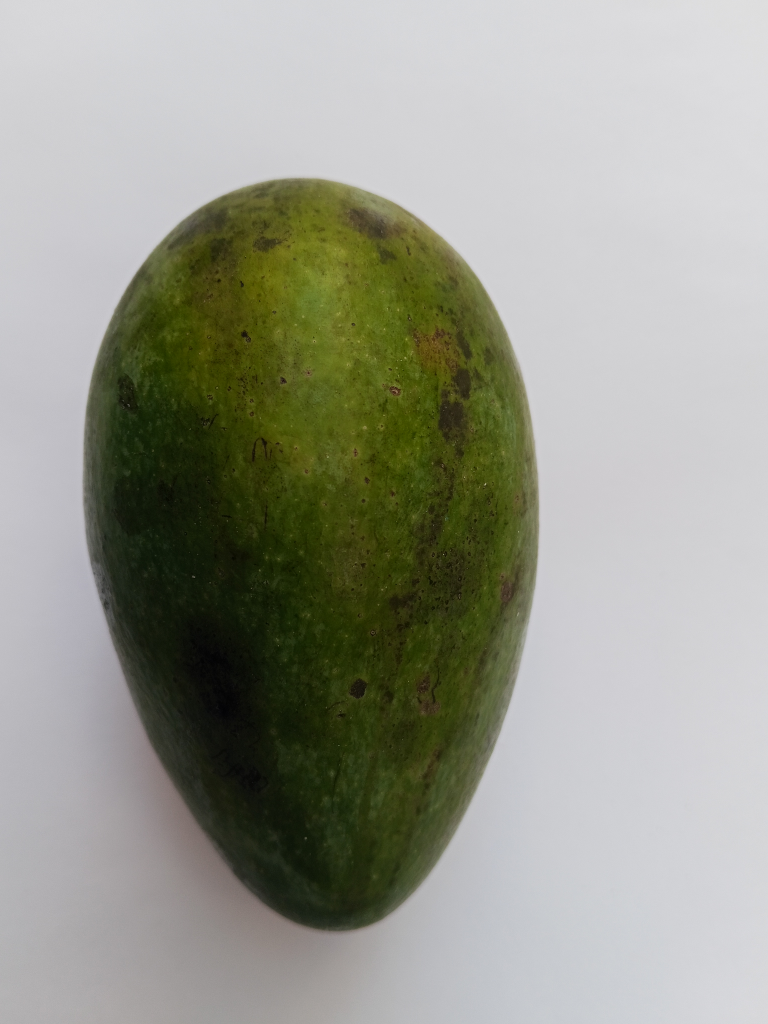
#> input picture deteksimangga/leaf_identifier/dataset/matang/matang (1).jpg, 3072 x 4096 px (shown at 1/4 size); the run also reads 1 picture not shown here
$ python comparison_demo.py
#> lines starting #> are read from the running program, lines starting #| are printed output that depends on the picture; after the words box and inside, x2 and y2 are one past the last pixel; in counts of white or black regions, pixels touching at a corner belong together
### deteksimangga/leaf_identifier/image_processor.py
"""
Image Processor Module
Modul untuk memproses gambar mangga: resize, segmentasi K-Means,
ekstraksi RGB, dan ekstraksi HSV dengan masking untuk isolasi area buah
"""

import cv2
import numpy as np
from sklearn.cluster import KMeans


# [17 lines left out: function load_image, not called in this run]


def create_kmeans_mask(image, k=2):
    """
    Membuat mask menggunakan K-Means Clustering untuk memisahkan buah mangga dari background

    K-Means Clustering adalah algoritma unsupervised learning yang mengelompokkan
    pixel berdasarkan kesamaan warna. Dengan k=2, kita membagi gambar menjadi 2 cluster:
    - Cluster 1: Area buah mangga (foreground)
    - Cluster 2: Background

    Parameters:
    -----------
    image : numpy.ndarray
        Gambar input dalam format BGR (OpenCV)
    k : int
        Jumlah cluster untuk K-Means (default: 2)

    Returns:
    --------
    tuple : (mask, masked_image, clustered_image)
        mask : numpy.ndarray - Binary mask (0 atau 255) untuk area buah
        masked_image : numpy.ndarray - Gambar dengan mask applied (untuk preview)
        clustered_image : numpy.ndarray - Hasil clustering (untuk visualisasi)
    """
    # Resize gambar untuk mempercepat K-Means (max 800px pada sisi terpanjang)
    original_shape = image.shape
    max_dim = 800
    height, width = image.shape[:2]
    if max(height, width) > max_dim:
        scale = max_dim / max(height, width)
        new_width = int(width * scale)
        new_height = int(height * scale)
        resized = cv2.resize(image, (new_width, new_height), interpolation=cv2.INTER_AREA)
    else:
        resized = image

    # Reshape gambar dari (height, width, 3) menjadi (height*width, 3)
    # Setiap pixel menjadi satu data point dengan 3 fitur (B, G, R)
    pixel_values = resized.reshape((-1, 3))
    pixel_values = np.float32(pixel_values)

    # [5 lines of commented-out code are left out]
    kmeans = KMeans(n_clusters=k, random_state=42, n_init=10, max_iter=300)
    labels = kmeans.fit_predict(pixel_values)

    # Konversi cluster centers ke uint8 (0-255)
    # Konversi cluster centers ke uint8 untuk representasi warna
    centers = kmeans.cluster_centers_
    centers = np.uint8(centers)

    # Ganti setiap pixel dengan warna cluster center-nya
    # labels adalah array 1D, gunakan untuk indexing centers
    # Flatten labels untuk indexing yang benar
    segmented_image = centers[labels]

    # Reshape kembali ke dimensi gambar resized
    clustered_image = segmented_image.reshape(resized.shape)

    # Tentukan cluster mana yang merupakan buah mangga
    # Asumsi: Buah mangga memiliki intensitas warna lebih tinggi dari background
    # Hitung rata-rata intensitas setiap cluster
    cluster_intensities = [np.mean(centers[i].astype(np.float32)) for i in range(k)]

    # Cluster dengan intensitas lebih tinggi dianggap sebagai buah
    fruit_cluster = np.argmax(cluster_intensities)

    # Buat binary mask: 255 untuk buah, 0 untuk background (pada resized image)
    mask_resized = np.zeros(resized.shape[:2], dtype=np.uint8)
    mask_resized[labels.reshape(resized.shape[:2]) == fruit_cluster] = 255

    # Apply morphological operations untuk menghilangkan noise
    # Closing: Menghilangkan lubang kecil di dalam objek
    # Opening: Menghilangkan noise kecil di luar objek
    kernel = np.ones((5, 5), np.uint8)
    mask_resized = cv2.morphologyEx(mask_resized, cv2.MORPH_CLOSE, kernel)
    mask_resized = cv2.morphologyEx(mask_resized, cv2.MORPH_OPEN, kernel)

    # Upscale mask kembali ke ukuran original
    mask = cv2.resize(mask_resized, (original_shape[1], original_shape[0]), interpolation=cv2.INTER_NEAREST)

    # Upscale clustered_image kembali ke ukuran original
    clustered_image = cv2.resize(clustered_image, (original_shape[1], original_shape[0]), interpolation=cv2.INTER_NEAREST)

    # Buat masked image untuk preview
    # bitwise_and: Operasi AND antara gambar dan mask
    # Pixel dengan mask=0 akan menjadi hitam, mask=255 tetap asli
    masked_image = cv2.bitwise_and(image, image, mask=mask)

    return mask, masked_image, clustered_image


def resize_image(image, target_width=400):
    """
    Resize gambar dengan mempertahankan aspect ratio

    Parameters:
    -----------
    image : numpy.ndarray
        Gambar input dalam format BGR (OpenCV)
    target_width : int
        Lebar target untuk resize (default: 400)

    Returns:
    --------
    numpy.ndarray : Gambar yang sudah diresize
    """
    height, width = image.shape[:2]
    aspect_ratio = height / width
    target_height = int(target_width * aspect_ratio)

    resized = cv2.resize(image, (target_width, target_height), interpolation=cv2.INTER_AREA)
    return resized


def extract_rgb_features(image, mask):
    """
    Ekstraksi fitur RGB dari gambar
    Menghitung rata-rata nilai Red, Green, Blue HANYA dari area buah mangga (berdasarkan mask)

    Parameters:
    -----------
    image : numpy.ndarray
        Gambar input dalam format BGR (OpenCV)
    mask : numpy.ndarray
        Binary mask untuk area buah (hasil dari K-Means)

    Returns:
    --------
    dict : Dictionary berisi mean_red, mean_green, mean_blue, pixel_count
           Jika buah tidak terdeteksi, return None
    """
    # Hitung jumlah pixel buah (pixel dengan mask=255)
    pixel_count = np.count_nonzero(mask)

    # Jika tidak ada pixel buah terdeteksi
    if pixel_count == 0:
        print("⚠️  Tidak ada area buah terdeteksi!")
        return None

    # Ekstrak pixel buah saja menggunakan mask
    # mask > 0 menghasilkan boolean array
    # image[mask > 0] mengambil hanya pixel dengan mask=255
    fruit_pixels = image[mask > 0]

    # OpenCV menggunakan format BGR, bukan RGB
    # Channel 0 = Blue, Channel 1 = Green, Channel 2 = Red
    mean_blue = np.mean(fruit_pixels[:, 0])
    mean_green = np.mean(fruit_pixels[:, 1])
    mean_red = np.mean(fruit_pixels[:, 2])

    return {
        'mean_red': round(mean_red, 2),
        'mean_green': round(mean_green, 2),
        'mean_blue': round(mean_blue, 2),
        'pixel_count': pixel_count
    }


def extract_hsv_features(image, mask):
    """
    Ekstraksi fitur HSV dari gambar
    Menghitung rata-rata nilai Hue, Saturation, Value HANYA dari area buah mangga

    HSV Color Space:
    - Hue (H): Warna dasar (0-179 di OpenCV, 0-360 derajat di teori)
      * 0-30: Merah-Oranye
      * 30-60: Kuning-Hijau
      * 60-120: Hijau
    - Saturation (S): Intensitas warna (0-255)
      * 0: Abu-abu (tidak berwarna)
      * 255: Warna murni
    - Value (V): Kecerahan (0-255)
      * 0: Hitam
      * 255: Terang

    Parameters:
    -----------
    image : numpy.ndarray
        Gambar input dalam format BGR (OpenCV)
    mask : numpy.ndarray
        Binary mask untuk area buah

    Returns:
    --------
    dict : Dictionary berisi mean_hue, mean_saturation, mean_value
           Jika buah tidak terdeteksi, return None
    """
    # Hitung jumlah pixel buah
    pixel_count = np.count_nonzero(mask)

    if pixel_count == 0:
        print("⚠️  Tidak ada area buah terdeteksi!")
        return None

    # Konversi BGR ke HSV
    # cv2.cvtColor: Fungsi OpenCV untuk konversi color space
    # COLOR_BGR2HSV: Konversi dari BGR (format OpenCV) ke HSV
    hsv_image = cv2.cvtColor(image, cv2.COLOR_BGR2HSV)

    # Ekstrak pixel buah saja menggunakan mask
    fruit_pixels_hsv = hsv_image[mask > 0]

    # Hitung rata-rata setiap channel HSV
    # Channel 0 = Hue (0-179)
    # Channel 1 = Saturation (0-255)
    # Channel 2 = Value (0-255)
    mean_hue = np.mean(fruit_pixels_hsv[:, 0])
    mean_saturation = np.mean(fruit_pixels_hsv[:, 1])
    mean_value = np.mean(fruit_pixels_hsv[:, 2])

    return {
        'mean_hue': round(mean_hue, 2),
        'mean_saturation': round(mean_saturation, 2),
        'mean_value': round(mean_value, 2)
    }


# [31 lines left out: function get_bounding_box, not called in this run]

### deteksimangga/leaf_identifier/classifier.py
"""
Classifier Module
Minimum Distance Classifier untuk membedakan mangga MATANG dan MENTAH
berdasarkan jarak Euclidean ke centroid kelas
"""

import numpy as np
import json
import os


# [187 lines left out: functions train_classifier, calculate_thresholds, not called in this run]


def classify_mango_mdc(rgb_features, hsv_features, centroid_matang, centroid_mentah,
                       distance_threshold=None, confidence_threshold=None):
    """
    Klasifikasi mangga menggunakan Minimum Distance Classifier dengan threshold-based decision

    Algoritma:
    1. Bentuk feature vector [R, G, B, H, S, V] dari input
    2. Hitung jarak Euclidean ke centroid MATANG dan MENTAH
    3. Pilih kelas dengan jarak terkecil (minimum distance)
    4. Validasi dengan threshold:
       - Jika jarak > distance_threshold → TIDAK YAKIN (terlalu jauh dari kedua kelas)
       - Jika confidence < confidence_threshold → TIDAK YAKIN (ambiguous, jarak hampir sama)
       - Jika lolos threshold → MATANG atau MENTAH

    Jarak Euclidean:
    d = sqrt((x1-x2)^2 + (y1-y2)^2 + ... + (z1-z2)^2)

    Parameters:
    -----------
    rgb_features : dict
        Dictionary berisi mean_red, mean_green, mean_blue
    hsv_features : dict
        Dictionary berisi mean_hue, mean_saturation, mean_value
    centroid_matang : numpy.ndarray
        Centroid kelas MATANG [R, G, B, H, S, V]
    centroid_mentah : numpy.ndarray
        Centroid kelas MENTAH [R, G, B, H, S, V]
    distance_threshold : float, optional
        Jarak maksimal untuk klasifikasi valid (default: None = no threshold)
    confidence_threshold : float, optional
        Confidence minimal untuk klasifikasi yakin (default: None = no threshold)

    Returns:
    --------
    tuple : (result, confidence, distance_matang, distance_mentah)
        result : str - "MATANG", "MENTAH", atau "TIDAK YAKIN"
        confidence : float - Confidence score 0-100%
        distance_matang : float - Jarak ke centroid MATANG
        distance_mentah : float - Jarak ke centroid MENTAH
    """

    # Bentuk feature vector dari input [R, G, B, H, S, V]
    feature_vector = np.array([
        rgb_features['mean_red'],
        rgb_features['mean_green'],
        rgb_features['mean_blue'],
        hsv_features['mean_hue'],
        hsv_features['mean_saturation'],
        hsv_features['mean_value']
    ])

    # Hitung jarak Euclidean ke setiap centroid
    # Euclidean distance: sqrt(sum((x - centroid)^2))
    distance_matang = np.linalg.norm(feature_vector - centroid_matang)
    distance_mentah = np.linalg.norm(feature_vector - centroid_mentah)

    # Klasifikasi: pilih kelas dengan jarak minimum
    if distance_matang < distance_mentah:
        result = "MATANG"
        min_distance = distance_matang
        max_distance = distance_mentah
    else:
        result = "MENTAH"
        min_distance = distance_mentah
        max_distance = distance_matang

    # Hitung confidence berdasarkan rasio jarak
    # Confidence tinggi jika jarak ke kelas terpilih jauh lebih kecil dari kelas lain
    # Formula: confidence = (1 - min_distance / (min_distance + max_distance)) * 100
    confidence = calculate_confidence_mdc(min_distance, max_distance)

    # Threshold-based validation (jika threshold disediakan)
    if distance_threshold is not None or confidence_threshold is not None:
        # Check 1: Apakah sample terlalu jauh dari kedua centroid?
        if distance_threshold is not None and min_distance > distance_threshold:
            result = "TIDAK YAKIN"

        # Check 2: Apakah confidence terlalu rendah (ambiguous)?
        elif confidence_threshold is not None and confidence < confidence_threshold:
            result = "TIDAK YAKIN"

    return result, confidence, distance_matang, distance_mentah


def calculate_confidence_mdc(min_distance, max_distance):
    """
    Hitung confidence score berdasarkan rasio jarak ke centroid

    Logika:
    - Jika min_distance << max_distance → confidence tinggi (yakin)
    - Jika min_distance ≈ max_distance → confidence rendah (ragu)

    Parameters:
    -----------
    min_distance : float
        Jarak ke centroid terdekat
    max_distance : float
        Jarak ke centroid terjauh

    Returns:
    --------
    float : Confidence score (0-100%)
    """
    # Hindari division by zero
    if min_distance + max_distance == 0:
        return 50.0

    # Confidence berdasarkan rasio jarak
    # Semakin besar selisih jarak, semakin tinggi confidence
    confidence = (1 - min_distance / (min_distance + max_distance)) * 100

    # Clamp ke range 0-100
    confidence = max(0, min(100, confidence))

    return round(confidence, 2)


# [29 lines left out: function save_centroids, not called in this run]


def load_centroids(centroids_path='centroids.json'):
    """
    Load centroid dan threshold dari file JSON

    Parameters:
    -----------
    centroids_path : str
        Path ke file centroids JSON

    Returns:
    --------
    tuple : (centroid_matang, centroid_mentah, distance_threshold, confidence_threshold)
        centroid_matang : numpy.ndarray
        centroid_mentah : numpy.ndarray
        distance_threshold : float or None
        confidence_threshold : float or None
    """
    if not os.path.exists(centroids_path):
        raise FileNotFoundError(
            f"File centroids tidak ditemukan: {centroids_path}\n"
            f"Jalankan training terlebih dahulu: python -m leaf_identifier.train_classifier"
        )

    with open(centroids_path, 'r') as f:
        centroids = json.load(f)

    centroid_matang = np.array(centroids['centroid_matang'])
    centroid_mentah = np.array(centroids['centroid_mentah'])
    distance_threshold = centroids.get('distance_threshold', None)
    confidence_threshold = centroids.get('confidence_threshold', None)

    return centroid_matang, centroid_mentah, distance_threshold, confidence_threshold


# [71 lines left out: functions classify_mango, get_classification_info, not called in this run]

### deteksimangga/comparison_demo.py
"""
Mango Ripeness Comparison Demo
Menampilkan perbandingan MATANG vs MENTAH side-by-side
dengan K-Means mask, fitur RGB/HSV, dan hasil klasifikasi MDC
"""

import cv2
import numpy as np
from pathlib import Path
import sys
sys.path.insert(0, str(Path(__file__).resolve().parent))

from leaf_identifier.image_processor import (
    resize_image, create_kmeans_mask, extract_rgb_features, extract_hsv_features
)
from leaf_identifier.classifier import classify_mango_mdc, load_centroids


# ====================== CONFIG ======================
MATANG_SAMPLE = "leaf_identifier/dataset/matang/matang (1).jpg"
MENTAH_SAMPLE = "leaf_identifier/dataset/mentah/mentah (1).jpg"
OUTPUT_FILE = "comparison_result.png"
IMG_WIDTH = 400
# ====================================================


def process_image(image_path):
    """Load, segment, extract features, classify. Return all results."""
    image = cv2.imread(str(image_path))
    if image is None:
        raise ValueError(f"Cannot read: {image_path}")

    resized = resize_image(image, target_width=IMG_WIDTH)
    mask, masked_img, clustered_img = create_kmeans_mask(resized)

    rgb = extract_rgb_features(resized, mask)
    hsv = extract_hsv_features(resized, mask)

    cent_m, cent_mh, dist_th, conf_th = load_centroids('centroids.json')
    result, confidence, d_matang, d_mentah = classify_mango_mdc(
        rgb, hsv, cent_m, cent_mh, dist_th, conf_th
    )

    return {
        'original': resized,
        'mask': mask,
        'masked': masked_img,
        'clustered': clustered_img,
        'rgb': rgb,
        'hsv': hsv,
        'result': result,
        'confidence': confidence,
        'd_matang': d_matang,
        'd_mentah': d_mentah,
    }


# [7 lines left out: function put_text, not called in this run]


def make_info_panel(rgb, hsv, result, confidence, d_mat, d_ment, label, panel_w, panel_h):
    """Create a text information panel for one sample."""
    panel = np.ones((panel_h, panel_w, 3), dtype=np.uint8) * 245

    # Title
    color = (39, 174, 96) if result == "MENTAH" else (230, 126, 34)
    cv2.putText(panel, f"{label} - {result}", (15, 35),
                cv2.FONT_HERSHEY_SIMPLEX, 0.85, color, 2, cv2.LINE_AA)

    y = 70
    lines = [
        f"Confidence: {confidence:.1f}%",
        f"Distance to MATANG: {d_mat:.2f}",
        f"Distance to MENTAH: {d_ment:.2f}",
        "",
        "--- RGB ---",
        f"  Red   : {rgb['mean_red']:.1f}",
        f"  Green : {rgb['mean_green']:.1f}",
        f"  Blue  : {rgb['mean_blue']:.1f}",
        "",
        "--- HSV ---",
        f"  Hue        : {hsv['mean_hue']:.1f}",
        f"  Saturation : {hsv['mean_saturation']:.1f}",
        f"  Value      : {hsv['mean_value']:.1f}",
    ]
    for line in lines:
        cv2.putText(panel, line, (15, y), cv2.FONT_HERSHEY_SIMPLEX, 0.5, (50, 50, 50), 1, cv2.LINE_AA)
        y += 28

    return panel


def draw_rgb_bar(panel, rgb, x, y, w, h):
    """Draw RGB bar chart showing normalized values."""
    max_val = 255
    colors_bgr = [(0, 0, 255), (0, 255, 0), (255, 0, 0)]
    labels = ['R', 'G', 'B']
    vals = [rgb['mean_red'], rgb['mean_green'], rgb['mean_blue']]
    bar_w = w // 3 - 10
    for i in range(3):
        bh = int((vals[i] / max_val) * (h - 20))
        bx = x + i * (w // 3) + 5
        by = y + h - bh - 10
        cv2.rectangle(panel, (bx, by), (bx + bar_w, y + h - 10), colors_bgr[i], -1)
        cv2.putText(panel, f"{labels[i]}={vals[i]:.0f}", (bx, by - 5),
                    cv2.FONT_HERSHEY_SIMPLEX, 0.35, colors_bgr[i], 1, cv2.LINE_AA)


def draw_hsv_bar(panel, hsv, x, y, w, h):
    """Draw HSV bar chart."""
    max_h = 179
    max_sv = 255
    colors = [(255, 100, 100), (100, 200, 100), (200, 200, 200)]
    labels = ['H', 'S', 'V']
    vals = [hsv['mean_hue'], hsv['mean_saturation'], hsv['mean_value']]
    maxes = [max_h, max_sv, max_sv]
    bar_w = w // 3 - 10
    for i in range(3):
        bh = int((vals[i] / maxes[i]) * (h - 20))
        bx = x + i * (w // 3) + 5
        by = y + h - bh - 10
        cv2.rectangle(panel, (bx, by), (bx + bar_w, y + h - 10), colors[i], -1)
        cv2.putText(panel, f"{labels[i]}={vals[i]:.0f}", (bx, by - 5),
                    cv2.FONT_HERSHEY_SIMPLEX, 0.35, colors[i], 1, cv2.LINE_AA)


def main():
    print("=" * 60)
    print("MANGO RIPENESS COMPARISON DEMO")
    print("MATANG vs MENTAH — K-Means + RGB/HSV + MDC")
    print("=" * 60)

    # Process both samples
    print("\n[1/2] Processing MATANG sample...")
    matang = process_image(MATANG_SAMPLE)
#> in process_image, image is the input picture: shape (4096, 3072, 3); mean B, G, R 141.9, 153.9, 152.3
#> in resize_image, `resized = cv2.resize(image, (target_width, target_height), interpolati..`:
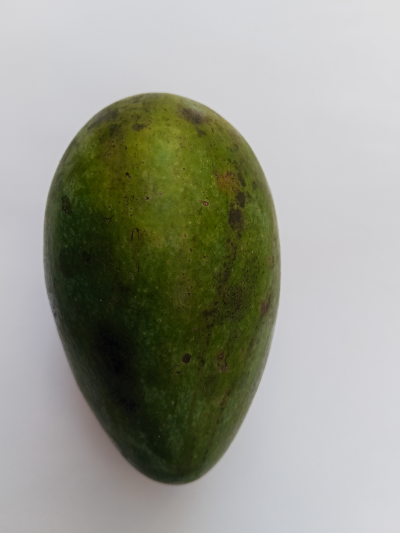
#> resized: shape (533, 400, 3); mean B, G, R 141.9, 153.9, 152.3
#> in create_kmeans_mask, `clustered_image = segmented_image.reshape(resized.shape)`:
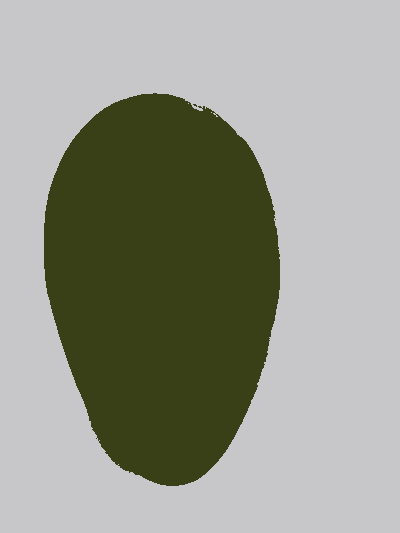
#> clustered_image: shape (533, 400, 3); mean B, G, R 141.7, 153.4, 151.4
#> in create_kmeans_mask, `mask = cv2.resize(mask_resized, (original_shape[1], original_shape[0])..`:
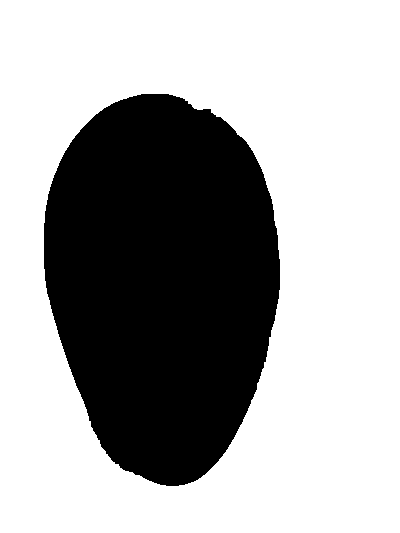
#> mask_resized: shape (533, 400); 66.5% white; 1 black region, box (x1, y1, x2, y2) and area: (44, 94, 280, 486) 71359
#> in create_kmeans_mask, `masked_image = cv2.bitwise_and(image, image, mask=mask)`:
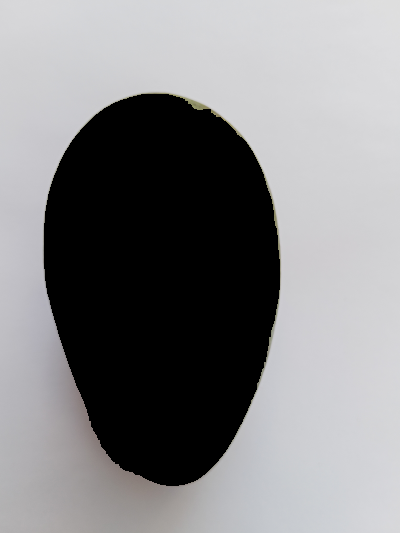
#> masked_image: shape (533, 400, 3); mean B, G, R 134.4, 132.7, 133
#> in extract_rgb_features, `pixel_count = np.count_nonzero(mask)`: pixel_count = 141841
#> in extract_rgb_features, `mean_blue = np.mean(fruit_pixels[:, 0])`: mean_blue = 202.1
#> (the rest of the program and of its run is left out)
